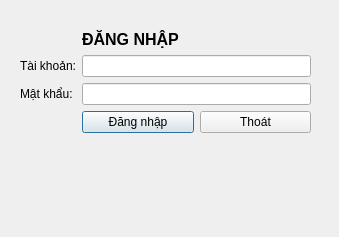
<?xml version="1.0" encoding="UTF-8"?>
<ui version="4.0">
 <class>Dialog</class>
 <widget class="QDialog" name="Dialog">
  <property name="windowModality">
   <enum>Qt::NonModal</enum>
  </property>
  <property name="geometry">
   <rect>
    <x>0</x>
    <y>0</y>
    <width>339</width>
    <height>237</height>
   </rect>
  </property>
  <property name="windowTitle">
   <string>QLDSV</string>
  </property>
  <widget class="QWidget" name="formLayoutWidget">
   <property name="geometry">
    <rect>
     <x>20</x>
     <y>30</y>
     <width>291</width>
     <height>161</height>
    </rect>
   </property>
   <layout class="QFormLayout" name="formLayout_2">
    <item row="0" column="1">
     <widget class="QLabel" name="label">
      <property name="font">
       <font>
        <pointsize>12</pointsize>
        <weight>75</weight>
        <bold>true</bold>
       </font>
      </property>
      <property name="text">
       <string>ĐĂNG NHẬP</string>
      </property>
     </widget>
    </item>
    <item row="2" column="0">
     <widget class="QLabel" name="TKLabel">
      <property name="text">
       <string>Tài khoản:</string>
      </property>
     </widget>
    </item>
    <item row="2" column="1">
     <widget class="QLineEdit" name="TKLineEdit">
      <property name="sizeIncrement">
       <size>
        <width>0</width>
        <height>0</height>
       </size>
      </property>
     </widget>
    </item>
    <item row="3" column="0">
     <widget class="QLabel" name="MKLabel">
      <property name="text">
       <string>Mật khẩu:</string>
      </property>
     </widget>
    </item>
    <item row="3" column="1">
     <widget class="QLineEdit" name="MKLineEdit"/>
    </item>
    <item row="4" column="1">
     <layout class="QHBoxLayout" name="horizontalLayout_2">
      <item>
       <widget class="QPushButton" name="DNButton">
        <property name="mouseTracking">
         <bool>false</bool>
        </property>
        <property name="text">
         <string>Đăng nhập</string>
        </property>
       </widget>
      </item>
      <item>
       <widget class="QPushButton" name="ThoatButton">
        <property name="text">
         <string>Thoát</string>
        </property>
       </widget>
      </item>
     </layout>
    </item>
   </layout>
  </widget>
 </widget>
 <resources/>
 <connections/>
</ui>
